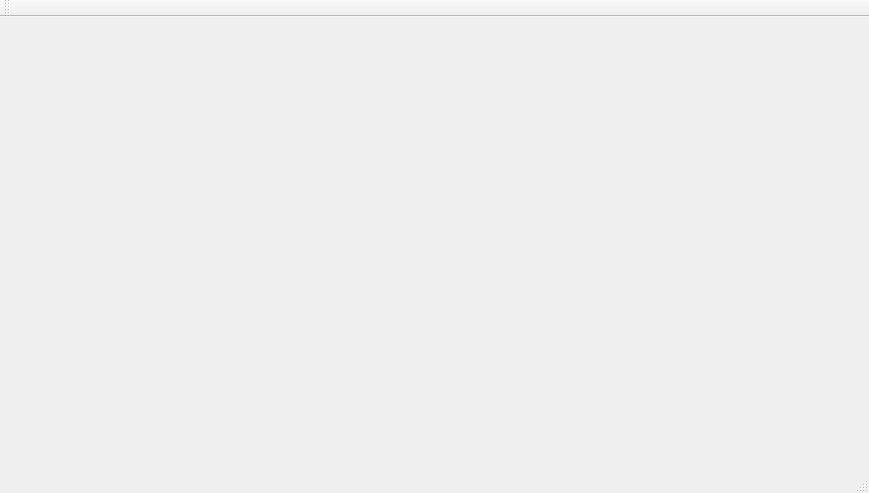
<?xml version="1.0" encoding="UTF-8"?>
<ui version="4.0">
 <class>MainWindow</class>
 <widget class="QMainWindow" name="MainWindow">
  <property name="geometry">
   <rect>
    <x>0</x>
    <y>0</y>
    <width>869</width>
    <height>493</height>
   </rect>
  </property>
  <property name="windowTitle">
   <string>MainWindow</string>
  </property>
  <widget class="QWidget" name="centralWidget"/>
  <widget class="QMenuBar" name="menuBar">
   <property name="geometry">
    <rect>
     <x>0</x>
     <y>0</y>
     <width>869</width>
     <height>25</height>
    </rect>
   </property>
  </widget>
  <widget class="QToolBar" name="mainToolBar">
   <attribute name="toolBarArea">
    <enum>TopToolBarArea</enum>
   </attribute>
   <attribute name="toolBarBreak">
    <bool>false</bool>
   </attribute>
  </widget>
  <widget class="QStatusBar" name="statusBar"/>
 </widget>
 <layoutdefault spacing="6" margin="11"/>
 <resources/>
 <connections/>
</ui>
